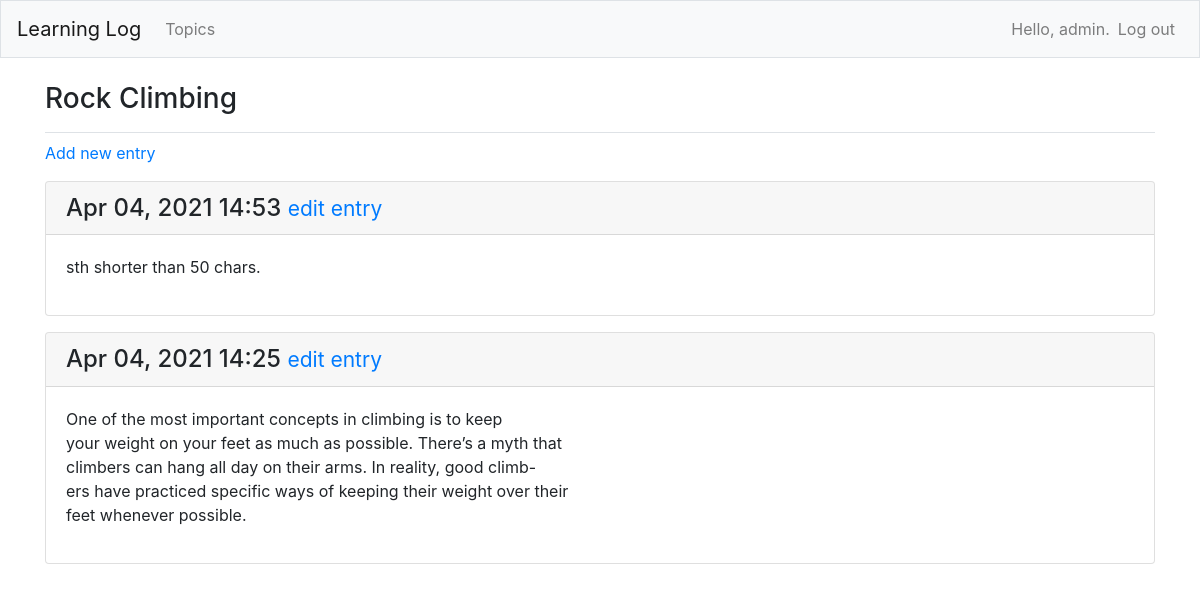
The page /topics/1/ (signed in) on the database its author committed.
### learning_logs/models.py (models this page shows, shortened)
class Topic(models.Model):
    text = models.CharField(max_length=255)
    date_added = models.DateTimeField(auto_now_add=True)
    owner = models.ForeignKey(User, on_delete=models.CASCADE)
    def __str__(self):
        return self.text

class Entry(models.Model):
    topic = models.ForeignKey(Topic, on_delete=models.CASCADE)
    text = models.TextField()
    date_added = models.DateTimeField(auto_now_add=True)
    class Meta:
        verbose_name_plural = "entries"

### learning_logs/views.py (the view)
# urls.py: path("topics/<int:topic_id>/", views.topic, name="topic"),
@login_required
def topic(request, topic_id):
    topic = Topic.objects.get(id=topic_id)
    check_topic_owner(request, topic)
    entries = topic.entry_set.order_by("-date_added")
    context = {"topic": topic, "entries": entries}
    return render(request, "learning_logs/topic.html", context)

### learning_logs/views.py (called while the page is built)
def check_topic_owner(request, topic):
    if topic.owner != request.user:
        raise Http404

### learning_logs/templates/learning_logs/topic.html
{% extends "learning_logs/base.html" %}
{% block page_header %}
    <h3>{{ topic }}</h3>
{% endblock page_header %}
{% block content %}
    <p>
        <a href="{% url 'learning_logs:new_entry' topic.id %}">Add new entry</a>
    </p>
    {% for entry in entries %}
        <div class="card mb-3">
            <h4 class="card-header">
                {{ entry.date_added|date:'M d, Y H:i' }}
                <small
                    ><a href="{% url 'learning_logs:edit_entry' entry.id %}">
                        edit entry</a
                    ></small
                >
            </h4>
            <div class="card-body">{{ entry.text|linebreaks }}</div>
        </div>
    {% empty %}
        <p>There are no entries for this topic yet.</p>
    {% endfor %}
{% endblock content %}

### learning_logs/templates/learning_logs/base.html (shortened to what this page needs)
{% load bootstrap4 %}
<!DOCTYPE html>
<html lang="en">
    <head>
        {% bootstrap_css %}
    </head>
    <body>
        <nav class="navbar navbar-expand-md navbar-light bg-light mb-4 border">
            <a class="navbar-brand" href="{% url 'learning_logs:index'%}">
                Learning Log</a>
            <div class="collapse navbar-collapse" id="navbarCollapse">
                <ul class="navbar-nav mr-auto">
                    <li class="nav-item">
                        <a class="nav-link" href="{% url 'learning_logs:topics'%}">
                            Topics</a></li>
                </ul>
                <ul class="navbar-nav ml-auto">
                    {% if user.is_authenticated %}
                        <li class="nav-item">
                            <span class="navbar-text"}">Hello, {{ user.username }}.</span>
                        </li>
                        <li class="nav-item">
                            <a class="nav-link" href="{% url 'users:logout' %}">Log out</a>
                        </li>
                    {% endif %}
                </ul>
            </div>
        </nav>
        <main role="main" class="container">
            <div class="pb-2 mb-2 border-bottom">
                {% block page_header %}{% endblock page_header %}
            </div>
            <div>
                {% block content %}{% endblock content %}
            </div>
        </main>
    </body>
</html>

### rows shown on the page
Topic: text "Rock Climbing"
Entry: date_added "Apr 04, 2021 14:53", text "sth shorter than 50 chars."
Entry: date_added "Apr 04, 2021 14:25", text "One of the most important concepts in climbing is to keep your weight on your feet as much as possible. There’s a myth that climbers can hang all day on their arms. In reality, good climb- ers have practiced specific ways of keeping their weight over their feet whenever possible."

### other values the page prints
{{ user.username }} "admin"
